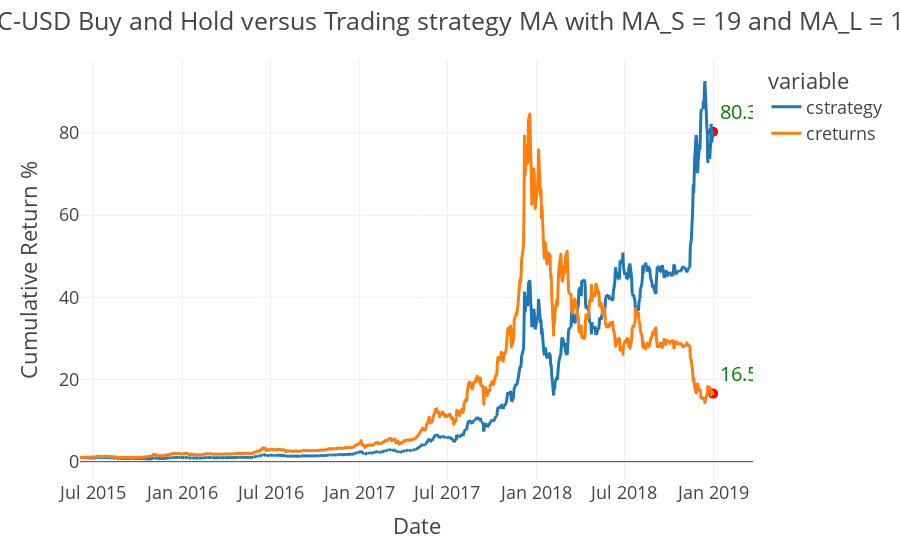

The cell this chart's notebook holds for it:
### Code cell
tester.plot_results()

### Figure 1 — Plotly figure (JSON) as saved in the notebook; plotly's stock layout.template omitted (floating-point values rounded to 4 significant figures; data arrays with more than 128 entries replaced by an {"elided": "..."} marker saying what was removed)
{"data": [{"hovertemplate": "variable=cstrategy<br>Date=%{x}<br>value=%{y}<extra></extra>", "legendgroup": "cstrategy", "line": {"color": "#1F77B4", "dash": "solid"}, "marker": {"symbol": "circle"}, "mode": "lines", "name": "cstrategy", "showlegend": true, "type": "scattergl", "x": {"elided": "901 str values"}, "xaxis": "x", "y": {"elided": "901 float values"}, "yaxis": "y"}, {"hovertemplate": "variable=creturns<br>Date=%{x}<br>value=%{y}<extra></extra>", "legendgroup": "creturns", "line": {"color": "#FF7F0E", "dash": "solid"}, "marker": {"symbol": "circle"}, "mode": "lines", "name": "creturns", "showlegend": true, "type": "scattergl", "x": {"elided": "901 str values"}, "xaxis": "x", "y": {"elided": "901 float values"}, "yaxis": "y"}, {"marker": {"color": "red", "size": 10}, "mode": "markers+text", "showlegend": false, "text": ["16.56985999614401"], "textfont": {"color": "green", "size": 20}, "textposition": "top right", "type": "scatter", "x": ["2018-12-31T00:00:00"], "y": [16.57]}, {"marker": {"color": "red", "size": 10}, "mode": "markers+text", "showlegend": false, "text": ["80.3083150889634"], "textfont": {"color": "green", "size": 20}, "textposition": "top right", "type": "scatter", "x": ["2018-12-31T00:00:00"], "y": [80.31]}], "layout": {"legend": {"title": {"text": "variable"}, "tracegroupgap": 0}, "margin": {"t": 60}, "title": {"text": "BTC-USD Buy and Hold versus Trading strategy MA with MA_S = 19 and MA_L = 106"}, "xaxis": {"anchor": "y", "domain": [0, 1], "title": {"text": "Date"}}, "yaxis": {"anchor": "x", "domain": [0, 1], "title": {"text": "Cumulative Return %"}}}}
